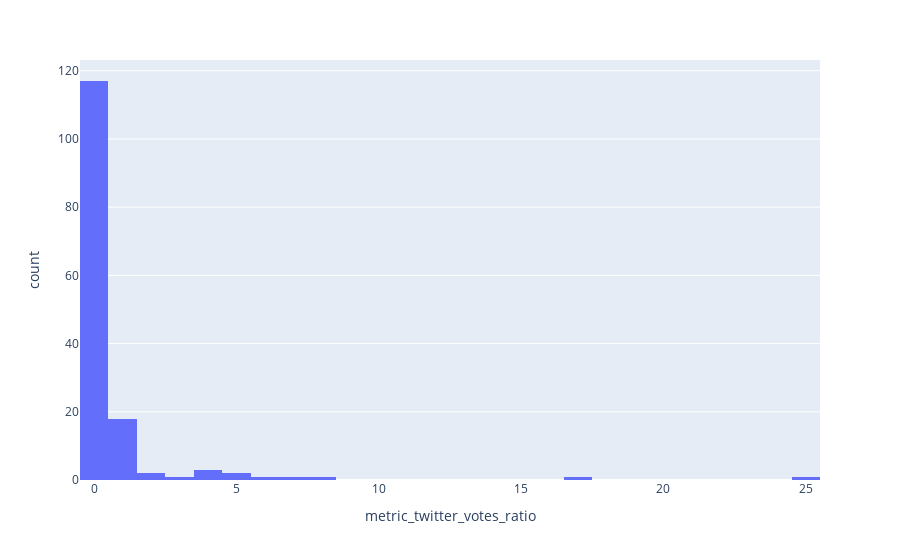

Write notebook code for a chart like this one.
### Markdown cell above
#### Imbalance in followers/votes is apparent in few cases

#### For eg

#### WaterDAO has 62 followers but received over 400 votes.
#### Lenster has got over 10K votes with 30K followers 

#### Let's define a simple metric (votes/followers) to automatically surface such imbalances to investigate them further

### Code cell
#Add Amount
df_grouped_2 = df_grant_votes.groupby(["application_id"])["amount_usd"].sum().reset_index()
df_grouped_2.columns = ["application_id","amount_usd"]
df_grouped_1_v2 = df_grouped_1_v1.merge(df_grouped_2, on="application_id")

df_grouped_1_v2['metric_twitter_votes_ratio'] = df_grouped_1_v2['votes_count'] / df_grouped_1_v2['twitter_followers']


fig = px.histogram(df_grouped_1_v2, x="metric_twitter_votes_ratio")
fig.show()

### Figure 1 — Plotly figure (JSON) as saved in the notebook; plotly's stock layout.template omitted (floating-point values rounded to 4 significant figures; data arrays with more than 128 entries replaced by an {"elided": "..."} marker saying what was removed)
{"data": [{"alignmentgroup": "True", "bingroup": "x", "hovertemplate": "metric_twitter_votes_ratio=%{x}<br>count=%{y}<extra></extra>", "legendgroup": "", "marker": {"color": "#636efa", "pattern": {"shape": ""}}, "name": "", "offsetgroup": "", "orientation": "v", "showlegend": false, "type": "histogram", "x": {"elided": "159 float values"}, "xaxis": "x", "yaxis": "y"}], "layout": {"barmode": "relative", "legend": {"tracegroupgap": 0}, "margin": {"t": 60}, "xaxis": {"anchor": "y", "domain": [0, 1], "title": {"text": "metric_twitter_votes_ratio"}}, "yaxis": {"anchor": "x", "domain": [0, 1], "title": {"text": "count"}}}}
